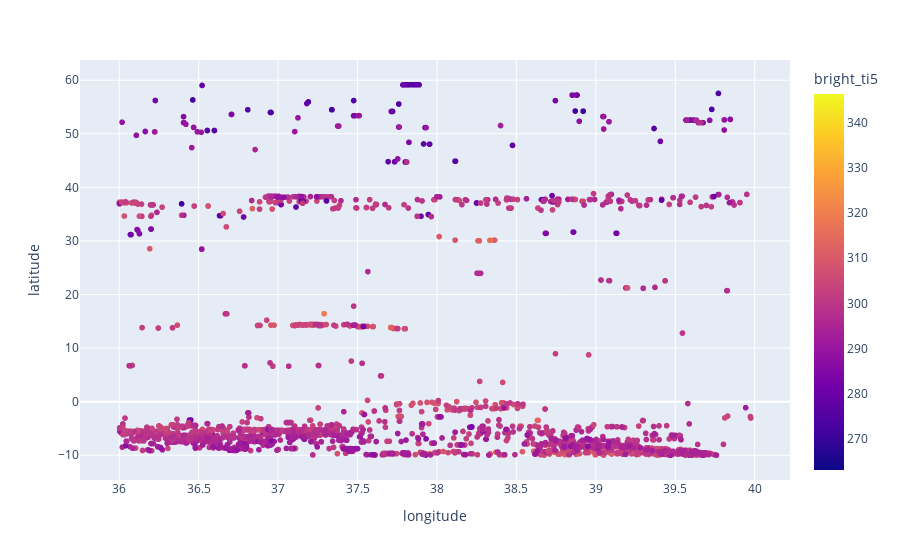

This figure's notebook cell:
### Code cell
import plotly.express as px

px.scatter(data_frame=df_area, x='longitude', y='latitude', color='bright_ti5')

### Figure 1 — Plotly figure (JSON) as saved in the notebook; plotly's stock layout.template omitted (floating-point values rounded to 4 significant figures; data arrays with more than 128 entries replaced by an {"elided": "..."} marker saying what was removed)
{"data": [{"hovertemplate": "longitude=%{x}<br>latitude=%{y}<br>bright_ti5=%{marker.color}<extra></extra>", "legendgroup": "", "marker": {"color": {"elided": "3131 float values"}, "coloraxis": "coloraxis", "symbol": "circle"}, "mode": "markers", "name": "", "showlegend": false, "type": "scattergl", "x": {"elided": "3131 float values"}, "xaxis": "x", "y": {"elided": "3131 float values"}, "yaxis": "y"}], "layout": {"coloraxis": {"colorbar": {"title": {"text": "bright_ti5"}}, "colorscale": [[0, "#0d0887"], [0.1111, "#46039f"], [0.2222, "#7201a8"], [0.3333, "#9c179e"], [0.4444, "#bd3786"], [0.5556, "#d8576b"], [0.6667, "#ed7953"], [0.7778, "#fb9f3a"], [0.8889, "#fdca26"], [1, "#f0f921"]]}, "legend": {"tracegroupgap": 0}, "margin": {"t": 60}, "xaxis": {"anchor": "y", "domain": [0, 1], "title": {"text": "longitude"}}, "yaxis": {"anchor": "x", "domain": [0, 1], "title": {"text": "latitude"}}}}
